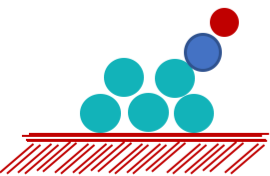
#> input picture Platinum_clusters_Project/COEchemf_CO2Echemf_CO3Echemf_Pt7Oxides/Pt7Oxides_template_COform.png, 270 x 176 px, found by its file name
$ python insertimginlegend1.py
#> lines starting #> are read from the running program, lines starting #| are printed output that depends on the picture
import matplotlib.pyplot as plt
import matplotlib.lines
from matplotlib.transforms import Bbox, TransformedBbox
from matplotlib.legend_handler import HandlerBase
from matplotlib.image import BboxImage

class HandlerLineImage(HandlerBase):

    def __init__(self, path, space=15, offset = 10 ):
#> called with path = 'Pt7Oxides_template_COform.png', space = 15, offset = 10
        self.space=space
        self.offset=offset
        self.image_data = plt.imread(path)
#> self.image_data is the input picture: shape (176, 270, 4) float32; mean R, G, B, A 0.837, 0.849, 0.86, 1
        super(HandlerLineImage, self).__init__()

    def create_artists(self, legend, orig_handle,
                       xdescent, ydescent, width, height, fontsize, trans):

        l = matplotlib.lines.Line2D([xdescent+self.offset,xdescent+(width-self.space)/3.+self.offset],
                                     [ydescent+height/2., ydescent+height/2.])
        l.update_from(orig_handle)
        l.set_clip_on(False)
        l.set_transform(trans)

        bb = Bbox.from_bounds(xdescent +(width+self.space)/3.+self.offset,
                              ydescent,
                              height*self.image_data.shape[1]/self.image_data.shape[0],
                              height)

        tbb = TransformedBbox(bb, trans)
        image = BboxImage(tbb)
        image.set_data(self.image_data)

        self.update_prop(image, orig_handle, legend)
        return [l,image]


plt.figure(figsize=(5.8,5.2))
line,  = plt.plot([1,2],[1.5,3], color="#1f66e0", lw=1.3)
line2,  = plt.plot([1,2],[1,2], color="#efe400", lw=1.3)
plt.ylabel("Flower power")

plt.legend([line, line2], ["", ""],
   handler_map={ line: HandlerLineImage("Pt7Oxides_template_COform.png"), line2: HandlerLineImage("Pt7Oxides_template_COform.png")},
   handlelength=2.5, labelspacing=0.0, fontsize=40, borderpad=0.2, loc=2,
    handletextpad=0.0, borderaxespad=0.1)
plt.savefig('Pt7Oxide_legendtemplate.png')
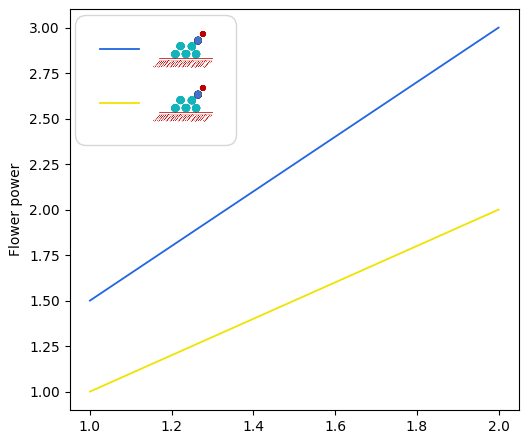
#> figure drawn by matplotlib, 1 panel
plt.show()

$ run again, with Platinum_clusters_Project/COEchemf_CO2Echemf_CO3Echemf_Pt7Oxides/CO2detached_template.png copied over Platinum_clusters_Project/COEchemf_CO2Echemf_CO3Echemf_Pt7Oxides/Pt7Oxides_template_COform.png
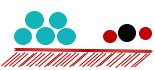
#> input picture Platinum_clusters_Project/COEchemf_CO2Echemf_CO3Echemf_Pt7Oxides/CO2detached_template.png, 155 x 70 px, found by its file name
#> in __init__, self.image_data is the input picture: shape (70, 155, 4) float32; mean R, G, B, A 0.839, 0.825, 0.827, 1
#> `plt.savefig('Pt7Oxide_legendtemplate.png')`:
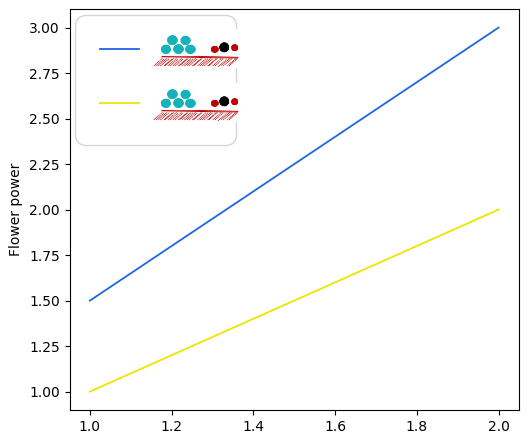
#> figure drawn by matplotlib, 1 panel

$ run again, with Platinum_clusters_Project/COEchemf_CO2Echemf_CO3Echemf_Pt7Oxides/CO3attached_template.png copied over Platinum_clusters_Project/COEchemf_CO2Echemf_CO3Echemf_Pt7Oxides/Pt7Oxides_template_COform.png
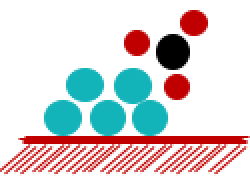
#> input picture Platinum_clusters_Project/COEchemf_CO2Echemf_CO3Echemf_Pt7Oxides/CO3attached_template.png, 125 x 93 px, found by its file name (shown 2 times larger)
#> in __init__, self.image_data is the input picture: shape (93, 125, 4) float32; mean R, G, B, A 0.846, 0.826, 0.829, 1
#> `plt.savefig('Pt7Oxide_legendtemplate.png')`:
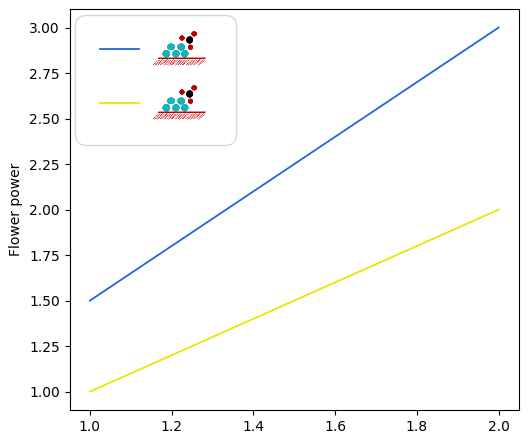
#> figure drawn by matplotlib, 1 panel
